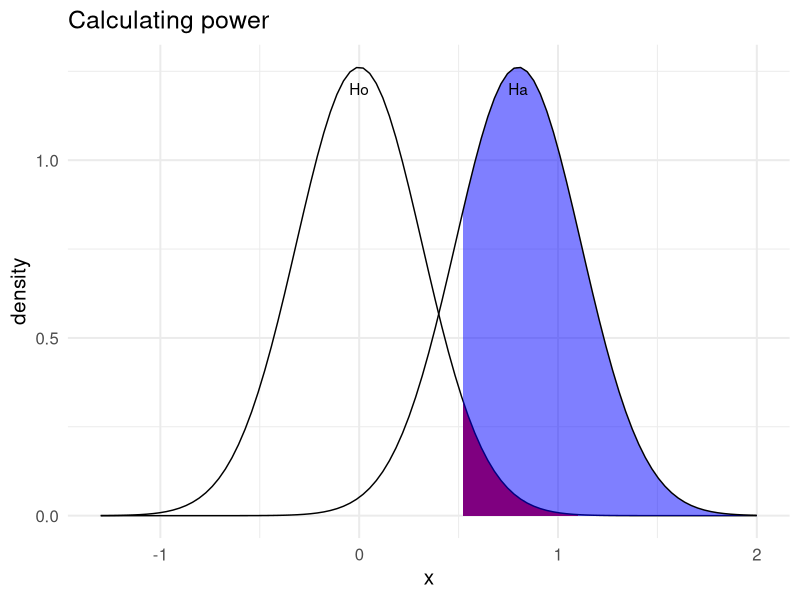

Write the R code that produced this figure.
## ---- chunk 1
qnorm(p = 0.05, mean = 0, sd = 1/sqrt(10), lower.tail = F)
## ---- chunk 2
pnorm(q = 0.5201484, mean = 0.8, 1/sqrt(10), lower.tail = F)
## ---- chunk 3
library(ggplot2)
ggplot(data = data.frame(x = c(-1.3, 2)), aes(x)) + 
    geom_area(stat = "function", fun = dnorm, args = list(mean = 0, sd = 1/sqrt(10)), 
            fill = "red", xlim = c(0.5201484, 1.1)) +
  stat_function(fun = dnorm, n = 101, args = list(mean = 0, sd = 1/sqrt(10))) +
  labs(y = "density") + 
  theme_minimal(base_size = 15) +
  labs(title = "Calculating power") +
  geom_area(stat = "function", fun = dnorm, args = list(mean = 0.8, sd = 1/sqrt(10)), 
            fill = "blue", xlim = c(0.5201484, 2.0), alpha = 0.5) +
  stat_function(fun = dnorm, n = 101, args = list(mean = 0.8, sd = 1/sqrt(10))) +
  annotate('text', x = 0, y = 1.2, label = "Ho", check_overlap = T) +
  annotate('text', x = 0.8, y = 1.2, label = "Ha", check_overlap = T)

## ---- chunk 4
n <- 13
z <- qnorm(p = 0.05, mean = 0, sd = 1/sqrt(n), lower.tail = F)
pnorm(q = z, mean = 0.8, sd = 1/sqrt(n), lower.tail = F)

n <- 14
z <- qnorm(p = 0.05, mean = 0, sd = 1/sqrt(n), lower.tail = F)
pnorm(q = z, mean = 0.8, sd = 1/sqrt(n), lower.tail = F)
